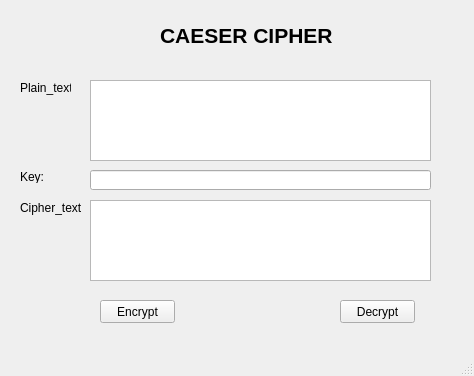
<?xml version="1.0" encoding="UTF-8"?>
<ui version="4.0">
 <class>MainWindow</class>
 <widget class="QMainWindow" name="MainWindow">
  <property name="geometry">
   <rect>
    <x>0</x>
    <y>0</y>
    <width>474</width>
    <height>376</height>
   </rect>
  </property>
  <property name="windowTitle">
   <string>MainWindow</string>
  </property>
  <widget class="QWidget" name="centralwidget">
   <widget class="QPushButton" name="btn_encrypt">
    <property name="geometry">
     <rect>
      <x>100</x>
      <y>300</y>
      <width>75</width>
      <height>23</height>
     </rect>
    </property>
    <property name="text">
     <string>Encrypt</string>
    </property>
   </widget>
   <widget class="QTextEdit" name="txt_cipher_text">
    <property name="geometry">
     <rect>
      <x>90</x>
      <y>200</y>
      <width>341</width>
      <height>81</height>
     </rect>
    </property>
   </widget>
   <widget class="QTextEdit" name="txt_plain_text">
    <property name="geometry">
     <rect>
      <x>90</x>
      <y>80</y>
      <width>341</width>
      <height>81</height>
     </rect>
    </property>
   </widget>
   <widget class="QLabel" name="label_4">
    <property name="geometry">
     <rect>
      <x>20</x>
      <y>200</y>
      <width>61</width>
      <height>16</height>
     </rect>
    </property>
    <property name="text">
     <string>Cipher_text:</string>
    </property>
   </widget>
   <widget class="QLineEdit" name="txt_key">
    <property name="geometry">
     <rect>
      <x>90</x>
      <y>170</y>
      <width>341</width>
      <height>20</height>
     </rect>
    </property>
   </widget>
   <widget class="QPushButton" name="btn_decrypt">
    <property name="geometry">
     <rect>
      <x>340</x>
      <y>300</y>
      <width>75</width>
      <height>23</height>
     </rect>
    </property>
    <property name="text">
     <string>Decrypt</string>
    </property>
   </widget>
   <widget class="QLabel" name="label">
    <property name="geometry">
     <rect>
      <x>160</x>
      <y>10</y>
      <width>181</width>
      <height>51</height>
     </rect>
    </property>
    <property name="font">
     <font>
      <pointsize>16</pointsize>
      <weight>75</weight>
      <bold>true</bold>
     </font>
    </property>
    <property name="text">
     <string>CAESER CIPHER</string>
    </property>
   </widget>
   <widget class="QLabel" name="label_3">
    <property name="geometry">
     <rect>
      <x>20</x>
      <y>170</y>
      <width>47</width>
      <height>13</height>
     </rect>
    </property>
    <property name="text">
     <string>Key:</string>
    </property>
   </widget>
   <widget class="QLabel" name="label_2">
    <property name="geometry">
     <rect>
      <x>20</x>
      <y>80</y>
      <width>51</width>
      <height>16</height>
     </rect>
    </property>
    <property name="text">
     <string>Plain_text:</string>
    </property>
   </widget>
  </widget>
  <widget class="QMenuBar" name="menubar">
   <property name="geometry">
    <rect>
     <x>0</x>
     <y>0</y>
     <width>474</width>
     <height>21</height>
    </rect>
   </property>
  </widget>
  <widget class="QStatusBar" name="statusbar"/>
 </widget>
 <resources/>
 <connections/>
</ui>
